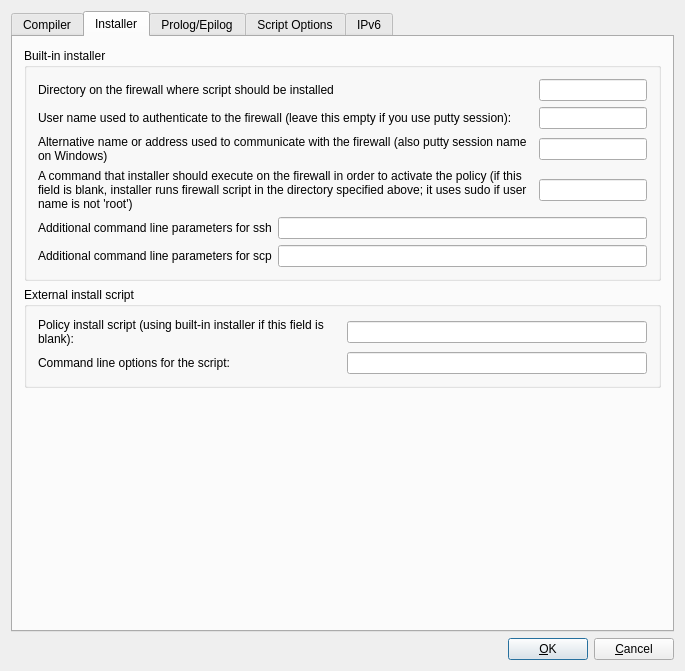
<ui version="4.0" >
 <class>ipfwAdvancedDialog_q</class>
 <widget class="QDialog" name="ipfwAdvancedDialog_q" >
  <property name="geometry" >
   <rect>
    <x>0</x>
    <y>0</y>
    <width>685</width>
    <height>671</height>
   </rect>
  </property>
  <property name="windowTitle" >
   <string>ipfw: advanced settings</string>
  </property>
  <property name="sizeGripEnabled" >
   <bool>false</bool>
  </property>
  <layout class="QGridLayout" >
   <property name="margin" >
    <number>11</number>
   </property>
   <property name="spacing" >
    <number>6</number>
   </property>
   <item row="1" column="0" >
    <layout class="QHBoxLayout" >
     <property name="spacing" >
      <number>6</number>
     </property>
     <property name="margin" >
      <number>0</number>
     </property>
     <item>
      <spacer>
       <property name="orientation" >
        <enum>Qt::Horizontal</enum>
       </property>
       <property name="sizeType" >
        <enum>QSizePolicy::Expanding</enum>
       </property>
       <property name="sizeHint" stdset="0" >
        <size>
         <width>20</width>
         <height>20</height>
        </size>
       </property>
      </spacer>
     </item>
     <item>
      <widget class="QPushButton" name="buttonOk" >
       <property name="text" >
        <string>&amp;OK</string>
       </property>
       <property name="shortcut" >
        <string/>
       </property>
       <property name="autoDefault" >
        <bool>true</bool>
       </property>
       <property name="default" >
        <bool>true</bool>
       </property>
      </widget>
     </item>
     <item>
      <widget class="QPushButton" name="buttonCancel" >
       <property name="text" >
        <string>&amp;Cancel</string>
       </property>
       <property name="shortcut" >
        <string/>
       </property>
       <property name="autoDefault" >
        <bool>true</bool>
       </property>
      </widget>
     </item>
    </layout>
   </item>
   <item row="0" column="0" >
    <widget class="QTabWidget" name="tabWidget" >
     <property name="currentIndex" >
      <number>1</number>
     </property>
     <widget class="QWidget" name="tab" >
      <attribute name="title" >
       <string>Compiler</string>
      </attribute>
      <layout class="QGridLayout" name="gridLayout_4" >
       <item row="0" column="0" colspan="2" >
        <widget class="QLabel" name="compilerLabel" >
         <property name="text" >
          <string>Compiler:</string>
         </property>
         <property name="alignment" >
          <set>Qt::AlignRight|Qt::AlignTrailing|Qt::AlignVCenter</set>
         </property>
         <property name="wordWrap" >
          <bool>false</bool>
         </property>
        </widget>
       </item>
       <item row="0" column="2" >
        <widget class="QLineEdit" name="compiler" >
         <property name="maximumSize" >
          <size>
           <width>32767</width>
           <height>32767</height>
          </size>
         </property>
        </widget>
       </item>
       <item row="1" column="0" colspan="2" >
        <widget class="QLabel" name="compilerArgsLabel" >
         <property name="sizePolicy" >
          <sizepolicy vsizetype="Preferred" hsizetype="Expanding" >
           <horstretch>0</horstretch>
           <verstretch>0</verstretch>
          </sizepolicy>
         </property>
         <property name="text" >
          <string>Command line options for the compiler:</string>
         </property>
         <property name="alignment" >
          <set>Qt::AlignRight|Qt::AlignTrailing|Qt::AlignVCenter</set>
         </property>
         <property name="wordWrap" >
          <bool>false</bool>
         </property>
        </widget>
       </item>
       <item row="1" column="2" >
        <widget class="QLineEdit" name="compilerArgs" >
         <property name="maximumSize" >
          <size>
           <width>32767</width>
           <height>32767</height>
          </size>
         </property>
        </widget>
       </item>
       <item row="2" column="0" colspan="2" >
        <widget class="QLabel" name="textLabel1_5" >
         <property name="sizePolicy" >
          <sizepolicy vsizetype="Preferred" hsizetype="Expanding" >
           <horstretch>0</horstretch>
           <verstretch>0</verstretch>
          </sizepolicy>
         </property>
         <property name="text" >
          <string>Output file name (if left blank, the file name is constructed of the firewall object name and extension ".fw")</string>
         </property>
         <property name="alignment" >
          <set>Qt::AlignVCenter</set>
         </property>
         <property name="wordWrap" >
          <bool>true</bool>
         </property>
        </widget>
       </item>
       <item row="2" column="2" >
        <widget class="QLineEdit" name="outputFileName" >
         <property name="maximumSize" >
          <size>
           <width>32767</width>
           <height>32767</height>
          </size>
         </property>
        </widget>
       </item>
       <item row="3" column="1" >
        <spacer>
         <property name="orientation" >
          <enum>Qt::Vertical</enum>
         </property>
         <property name="sizeType" >
          <enum>QSizePolicy::Fixed</enum>
         </property>
         <property name="sizeHint" stdset="0" >
          <size>
           <width>20</width>
           <height>20</height>
          </size>
         </property>
        </spacer>
       </item>
       <item rowspan="2" row="4" column="0" >
        <spacer>
         <property name="orientation" >
          <enum>Qt::Horizontal</enum>
         </property>
         <property name="sizeType" >
          <enum>QSizePolicy::Fixed</enum>
         </property>
         <property name="sizeHint" stdset="0" >
          <size>
           <width>40</width>
           <height>30</height>
          </size>
         </property>
        </spacer>
       </item>
       <item row="4" column="1" colspan="2" >
        <widget class="QCheckBox" name="ipfw_add_check_state_rule" >
         <property name="sizePolicy" >
          <sizepolicy vsizetype="Fixed" hsizetype="Minimum" >
           <horstretch>0</horstretch>
           <verstretch>0</verstretch>
          </sizepolicy>
         </property>
         <property name="text" >
          <string>Add rule to accept packets matching dynamic rules created for
known sessions on top of the policy (action 'check-state')</string>
         </property>
        </widget>
       </item>
       <item row="5" column="1" colspan="2" >
        <widget class="QCheckBox" name="ipfw_check_shadowing" >
         <property name="sizePolicy" >
          <sizepolicy vsizetype="Fixed" hsizetype="Expanding" >
           <horstretch>0</horstretch>
           <verstretch>0</verstretch>
          </sizepolicy>
         </property>
         <property name="toolTip" >
          <string>Shadowing happens because a rule is a superset of a subsequent rule and any packets potentially matched by the subsequent rule have already been matched by the prior rule.</string>
         </property>
         <property name="text" >
          <string>Detect rule shadowing in policy</string>
         </property>
        </widget>
       </item>
       <item row="6" column="1" colspan="2" >
        <widget class="QCheckBox" name="ipfw_ignore_empty_groups" >
         <property name="sizePolicy" >
          <sizepolicy vsizetype="Fixed" hsizetype="Expanding" >
           <horstretch>0</horstretch>
           <verstretch>0</verstretch>
          </sizepolicy>
         </property>
         <property name="toolTip" >
          <string>If the option is deactivated, compiler treats empty groups as an error and aborts processing the policy. If this option is activated, compiler removes all empty groups from all rule elements. If rule element becomes 'any' after the last empty group has been removed, the whole rule will be ignored. Use this option only if you fully understand how it works!</string>
         </property>
         <property name="text" >
          <string>Ignore empty groups in rules</string>
         </property>
        </widget>
       </item>
       <item rowspan="2" row="7" column="1" colspan="2" >
        <widget class="QCheckBox" name="mgmt_ssh" >
         <property name="text" >
          <string>Always permit ssh access from
the management workstation
with this address:</string>
         </property>
        </widget>
       </item>
       <item row="8" column="2" >
        <widget class="QLineEdit" name="mgmt_addr" >
         <property name="sizePolicy" >
          <sizepolicy vsizetype="Fixed" hsizetype="Expanding" >
           <horstretch>0</horstretch>
           <verstretch>0</verstretch>
          </sizepolicy>
         </property>
         <property name="maximumSize" >
          <size>
           <width>32767</width>
           <height>32767</height>
          </size>
         </property>
        </widget>
       </item>
       <item row="9" column="2" >
        <spacer>
         <property name="orientation" >
          <enum>Qt::Vertical</enum>
         </property>
         <property name="sizeType" >
          <enum>QSizePolicy::Expanding</enum>
         </property>
         <property name="sizeHint" stdset="0" >
          <size>
           <width>20</width>
           <height>40</height>
          </size>
         </property>
        </spacer>
       </item>
      </layout>
     </widget>
     <widget class="QWidget" name="tab1" >
      <attribute name="title" >
       <string>Installer</string>
      </attribute>
      <layout class="QGridLayout" name="gridLayout_3" >
       <item row="0" column="0" >
        <widget class="QGroupBox" name="groupBox2" >
         <property name="title" >
          <string>Built-in installer</string>
         </property>
         <layout class="QGridLayout" name="gridLayout" >
          <item row="0" column="0" >
           <widget class="QLabel" name="label556" >
            <property name="text" >
             <string>Directory on the firewall where script should be installed</string>
            </property>
            <property name="alignment" >
             <set>Qt::AlignLeading|Qt::AlignLeft|Qt::AlignVCenter</set>
            </property>
            <property name="wordWrap" >
             <bool>true</bool>
            </property>
           </widget>
          </item>
          <item row="0" column="1" >
           <widget class="QLineEdit" name="ipfw_fw_dir" >
            <property name="sizePolicy" >
             <sizepolicy vsizetype="Fixed" hsizetype="Fixed" >
              <horstretch>0</horstretch>
              <verstretch>0</verstretch>
             </sizepolicy>
            </property>
           </widget>
          </item>
          <item row="1" column="0" >
           <widget class="QLabel" name="textLabel1_2" >
            <property name="text" >
             <string>User name used to authenticate to the firewall (leave this empty if you use putty session):</string>
            </property>
            <property name="alignment" >
             <set>Qt::AlignLeading|Qt::AlignLeft|Qt::AlignVCenter</set>
            </property>
            <property name="wordWrap" >
             <bool>true</bool>
            </property>
           </widget>
          </item>
          <item row="1" column="1" >
           <widget class="QLineEdit" name="ipfw_user" >
            <property name="sizePolicy" >
             <sizepolicy vsizetype="Fixed" hsizetype="Fixed" >
              <horstretch>0</horstretch>
              <verstretch>0</verstretch>
             </sizepolicy>
            </property>
           </widget>
          </item>
          <item row="2" column="0" >
           <widget class="QLabel" name="textLabel1_3" >
            <property name="text" >
             <string>Alternative name or address used to communicate with the firewall (also putty session name on Windows)</string>
            </property>
            <property name="alignment" >
             <set>Qt::AlignLeading|Qt::AlignLeft|Qt::AlignTop</set>
            </property>
            <property name="wordWrap" >
             <bool>true</bool>
            </property>
           </widget>
          </item>
          <item row="2" column="1" >
           <widget class="QLineEdit" name="altAddress" >
            <property name="sizePolicy" >
             <sizepolicy vsizetype="Fixed" hsizetype="Fixed" >
              <horstretch>0</horstretch>
              <verstretch>0</verstretch>
             </sizepolicy>
            </property>
           </widget>
          </item>
          <item row="3" column="0" >
           <widget class="QLabel" name="textLabel1_4" >
            <property name="text" >
             <string>A command that installer should execute on the firewall in order to activate the policy (if this field is blank, installer runs firewall script in the directory specified above; it uses sudo if user name is not 'root')</string>
            </property>
            <property name="alignment" >
             <set>Qt::AlignVCenter</set>
            </property>
            <property name="wordWrap" >
             <bool>true</bool>
            </property>
           </widget>
          </item>
          <item row="3" column="1" >
           <widget class="QLineEdit" name="activationCmd" >
            <property name="sizePolicy" >
             <sizepolicy vsizetype="Fixed" hsizetype="Fixed" >
              <horstretch>0</horstretch>
              <verstretch>0</verstretch>
             </sizepolicy>
            </property>
           </widget>
          </item>
          <item row="4" column="0" colspan="2" >
           <layout class="QHBoxLayout" >
            <property name="spacing" >
             <number>6</number>
            </property>
            <property name="margin" >
             <number>0</number>
            </property>
            <item>
             <widget class="QLabel" name="textLabel1_7" >
              <property name="text" >
               <string>Additional command line parameters for ssh</string>
              </property>
              <property name="wordWrap" >
               <bool>false</bool>
              </property>
             </widget>
            </item>
            <item>
             <widget class="QLineEdit" name="sshArgs" >
              <property name="sizePolicy" >
               <sizepolicy vsizetype="Fixed" hsizetype="Expanding" >
                <horstretch>0</horstretch>
                <verstretch>0</verstretch>
               </sizepolicy>
              </property>
              <property name="minimumSize" >
               <size>
                <width>300</width>
                <height>0</height>
               </size>
              </property>
             </widget>
            </item>
           </layout>
          </item>
          <item row="5" column="0" colspan="2" >
           <layout class="QHBoxLayout" name="_2" >
            <item>
             <widget class="QLabel" name="textLabel1_8" >
              <property name="text" >
               <string>Additional command line parameters for scp</string>
              </property>
              <property name="wordWrap" >
               <bool>false</bool>
              </property>
             </widget>
            </item>
            <item>
             <widget class="QLineEdit" name="scpArgs" >
              <property name="sizePolicy" >
               <sizepolicy vsizetype="Fixed" hsizetype="Expanding" >
                <horstretch>0</horstretch>
                <verstretch>0</verstretch>
               </sizepolicy>
              </property>
              <property name="minimumSize" >
               <size>
                <width>300</width>
                <height>0</height>
               </size>
              </property>
             </widget>
            </item>
           </layout>
          </item>
         </layout>
        </widget>
       </item>
       <item row="1" column="0" >
        <widget class="QGroupBox" name="groupBox1" >
         <property name="title" >
          <string>External install script</string>
         </property>
         <layout class="QGridLayout" name="gridLayout_2" >
          <item row="0" column="0" >
           <layout class="QHBoxLayout" name="horizontalLayout" >
            <item>
             <widget class="QLabel" name="textLabel5_2" >
              <property name="sizePolicy" >
               <sizepolicy vsizetype="Preferred" hsizetype="Expanding" >
                <horstretch>0</horstretch>
                <verstretch>0</verstretch>
               </sizepolicy>
              </property>
              <property name="text" >
               <string>Policy install script (using built-in installer if this field is blank):</string>
              </property>
              <property name="alignment" >
               <set>Qt::AlignLeading|Qt::AlignLeft|Qt::AlignVCenter</set>
              </property>
              <property name="wordWrap" >
               <bool>true</bool>
              </property>
             </widget>
            </item>
            <item>
             <widget class="QLineEdit" name="installScript" >
              <property name="sizePolicy" >
               <sizepolicy vsizetype="Fixed" hsizetype="Fixed" >
                <horstretch>0</horstretch>
                <verstretch>0</verstretch>
               </sizepolicy>
              </property>
              <property name="minimumSize" >
               <size>
                <width>300</width>
                <height>0</height>
               </size>
              </property>
             </widget>
            </item>
           </layout>
          </item>
          <item row="1" column="0" >
           <layout class="QHBoxLayout" name="horizontalLayout_2" >
            <item>
             <widget class="QLabel" name="textLabel6_2_2" >
              <property name="sizePolicy" >
               <sizepolicy vsizetype="Preferred" hsizetype="Expanding" >
                <horstretch>0</horstretch>
                <verstretch>0</verstretch>
               </sizepolicy>
              </property>
              <property name="text" >
               <string>Command line options for the script:</string>
              </property>
              <property name="alignment" >
               <set>Qt::AlignLeading|Qt::AlignLeft|Qt::AlignVCenter</set>
              </property>
              <property name="wordWrap" >
               <bool>false</bool>
              </property>
             </widget>
            </item>
            <item>
             <widget class="QLineEdit" name="installScriptArgs" >
              <property name="sizePolicy" >
               <sizepolicy vsizetype="Fixed" hsizetype="Fixed" >
                <horstretch>0</horstretch>
                <verstretch>0</verstretch>
               </sizepolicy>
              </property>
              <property name="minimumSize" >
               <size>
                <width>300</width>
                <height>0</height>
               </size>
              </property>
             </widget>
            </item>
           </layout>
          </item>
         </layout>
        </widget>
       </item>
       <item row="2" column="0" >
        <spacer>
         <property name="orientation" >
          <enum>Qt::Vertical</enum>
         </property>
         <property name="sizeType" >
          <enum>QSizePolicy::Expanding</enum>
         </property>
         <property name="sizeHint" stdset="0" >
          <size>
           <width>20</width>
           <height>20</height>
          </size>
         </property>
        </spacer>
       </item>
      </layout>
     </widget>
     <widget class="QWidget" name="tab2" >
      <attribute name="title" >
       <string>Prolog/Epilog</string>
      </attribute>
      <layout class="QGridLayout" >
       <property name="margin" >
        <number>6</number>
       </property>
       <property name="spacing" >
        <number>6</number>
       </property>
       <item row="1" column="0" >
        <widget class="QGroupBox" name="frame147" >
         <property name="title" >
          <string/>
         </property>
         <layout class="QGridLayout" >
          <property name="margin" >
           <number>6</number>
          </property>
          <property name="spacing" >
           <number>6</number>
          </property>
          <item row="2" column="1" >
           <widget class="QPushButton" name="edit_epilog_button" >
            <property name="text" >
             <string>Edit</string>
            </property>
           </widget>
          </item>
          <item row="2" column="0" >
           <spacer>
            <property name="orientation" >
             <enum>Qt::Horizontal</enum>
            </property>
            <property name="sizeType" >
             <enum>QSizePolicy::Expanding</enum>
            </property>
            <property name="sizeHint" stdset="0" >
             <size>
              <width>40</width>
              <height>20</height>
             </size>
            </property>
           </spacer>
          </item>
          <item row="1" column="0" colspan="2" >
           <widget class="QTextEdit" name="epilog_script" />
          </item>
          <item row="0" column="0" colspan="2" >
           <widget class="QLabel" name="textLabel2_2_2" >
            <property name="text" >
             <string>The following commands will be added verbatim after generated configuration</string>
            </property>
            <property name="alignment" >
             <set>Qt::AlignVCenter</set>
            </property>
            <property name="wordWrap" >
             <bool>true</bool>
            </property>
           </widget>
          </item>
         </layout>
        </widget>
       </item>
       <item row="0" column="0" >
        <widget class="QGroupBox" name="frame146" >
         <property name="title" >
          <string/>
         </property>
         <layout class="QGridLayout" >
          <property name="margin" >
           <number>6</number>
          </property>
          <property name="spacing" >
           <number>6</number>
          </property>
          <item row="2" column="0" >
           <spacer>
            <property name="orientation" >
             <enum>Qt::Horizontal</enum>
            </property>
            <property name="sizeType" >
             <enum>QSizePolicy::Expanding</enum>
            </property>
            <property name="sizeHint" stdset="0" >
             <size>
              <width>40</width>
              <height>20</height>
             </size>
            </property>
           </spacer>
          </item>
          <item row="2" column="1" >
           <widget class="QPushButton" name="edit_prolog_button" >
            <property name="text" >
             <string>Edit</string>
            </property>
           </widget>
          </item>
          <item row="0" column="0" >
           <widget class="QLabel" name="textLabel2_2" >
            <property name="text" >
             <string>The following commands will be added verbatim on top of generated configuration</string>
            </property>
            <property name="alignment" >
             <set>Qt::AlignVCenter</set>
            </property>
            <property name="wordWrap" >
             <bool>true</bool>
            </property>
           </widget>
          </item>
          <item row="1" column="0" colspan="2" >
           <widget class="QTextEdit" name="prolog_script" />
          </item>
         </layout>
        </widget>
       </item>
      </layout>
     </widget>
     <widget class="QWidget" name="tab3" >
      <attribute name="title" >
       <string>Script Options</string>
      </attribute>
      <layout class="QGridLayout" >
       <property name="margin" >
        <number>6</number>
       </property>
       <property name="spacing" >
        <number>6</number>
       </property>
       <item rowspan="3" row="2" column="0" >
        <spacer>
         <property name="orientation" >
          <enum>Qt::Horizontal</enum>
         </property>
         <property name="sizeType" >
          <enum>QSizePolicy::Fixed</enum>
         </property>
         <property name="sizeHint" stdset="0" >
          <size>
           <width>40</width>
           <height>70</height>
          </size>
         </property>
        </spacer>
       </item>
       <item row="4" column="1" colspan="2" >
        <widget class="QCheckBox" name="ipfw_manage_virtual_addr" >
         <property name="text" >
          <string>Add virtual addresses for NAT</string>
         </property>
        </widget>
       </item>
       <item row="3" column="1" colspan="2" >
        <widget class="QCheckBox" name="ipfw_configure_interfaces" >
         <property name="text" >
          <string>Configure Interfaces of the firewall machine</string>
         </property>
        </widget>
       </item>
       <item row="2" column="1" colspan="2" >
        <widget class="QCheckBox" name="ipfw_debug" >
         <property name="text" >
          <string>Turn debugging on in generated script</string>
         </property>
        </widget>
       </item>
       <item row="1" column="0" colspan="3" >
        <widget class="QLabel" name="textLabel8" >
         <property name="text" >
          <string>These options enable auxiliary sections in the generated shell script.</string>
         </property>
         <property name="alignment" >
          <set>Qt::AlignVCenter</set>
         </property>
         <property name="wordWrap" >
          <bool>true</bool>
         </property>
        </widget>
       </item>
       <item row="6" column="1" >
        <spacer>
         <property name="orientation" >
          <enum>Qt::Vertical</enum>
         </property>
         <property name="sizeType" >
          <enum>QSizePolicy::Expanding</enum>
         </property>
         <property name="sizeHint" stdset="0" >
          <size>
           <width>20</width>
           <height>230</height>
          </size>
         </property>
        </spacer>
       </item>
       <item row="0" column="2" >
        <spacer>
         <property name="orientation" >
          <enum>Qt::Vertical</enum>
         </property>
         <property name="sizeType" >
          <enum>QSizePolicy::Fixed</enum>
         </property>
         <property name="sizeHint" stdset="0" >
          <size>
           <width>20</width>
           <height>20</height>
          </size>
         </property>
        </spacer>
       </item>
      </layout>
     </widget>
     <widget class="QWidget" name="tab_2" >
      <attribute name="title" >
       <string>IPv6</string>
      </attribute>
      <layout class="QGridLayout" >
       <item row="1" column="0" >
        <widget class="QLabel" name="label_2" >
         <property name="text" >
          <string>The order in which ipv4 and ipv6 rules should be generated:</string>
         </property>
        </widget>
       </item>
       <item row="1" column="1" >
        <spacer>
         <property name="orientation" >
          <enum>Qt::Horizontal</enum>
         </property>
         <property name="sizeHint" stdset="0" >
          <size>
           <width>40</width>
           <height>20</height>
          </size>
         </property>
        </spacer>
       </item>
       <item row="2" column="0" >
        <widget class="QComboBox" name="ipv4before_2" >
         <item>
          <property name="text" >
           <string>IPv4 before IPv6</string>
          </property>
         </item>
         <item>
          <property name="text" >
           <string>IPv6 before IPv4</string>
          </property>
         </item>
        </widget>
       </item>
       <item row="3" column="0" >
        <spacer>
         <property name="orientation" >
          <enum>Qt::Vertical</enum>
         </property>
         <property name="sizeHint" stdset="0" >
          <size>
           <width>20</width>
           <height>40</height>
          </size>
         </property>
        </spacer>
       </item>
      </layout>
     </widget>
    </widget>
   </item>
  </layout>
 </widget>
 <layoutdefault spacing="6" margin="11" />
 <tabstops>
  <tabstop>tabWidget</tabstop>
  <tabstop>compiler</tabstop>
  <tabstop>compilerArgs</tabstop>
  <tabstop>outputFileName</tabstop>
  <tabstop>ipfw_add_check_state_rule</tabstop>
  <tabstop>ipfw_check_shadowing</tabstop>
  <tabstop>ipfw_ignore_empty_groups</tabstop>
  <tabstop>mgmt_ssh</tabstop>
  <tabstop>mgmt_addr</tabstop>
  <tabstop>buttonOk</tabstop>
  <tabstop>buttonCancel</tabstop>
  <tabstop>ipfw_fw_dir</tabstop>
  <tabstop>ipfw_user</tabstop>
  <tabstop>altAddress</tabstop>
  <tabstop>activationCmd</tabstop>
  <tabstop>sshArgs</tabstop>
  <tabstop>installScript</tabstop>
  <tabstop>installScriptArgs</tabstop>
  <tabstop>prolog_script</tabstop>
  <tabstop>edit_prolog_button</tabstop>
  <tabstop>epilog_script</tabstop>
  <tabstop>edit_epilog_button</tabstop>
  <tabstop>ipfw_debug</tabstop>
  <tabstop>ipfw_configure_interfaces</tabstop>
  <tabstop>ipfw_manage_virtual_addr</tabstop>
  <tabstop>ipv4before_2</tabstop>
 </tabstops>
 <resources/>
 <connections>
  <connection>
   <sender>buttonOk</sender>
   <signal>clicked()</signal>
   <receiver>ipfwAdvancedDialog_q</receiver>
   <slot>accept()</slot>
   <hints>
    <hint type="sourcelabel" >
     <x>20</x>
     <y>20</y>
    </hint>
    <hint type="destinationlabel" >
     <x>20</x>
     <y>20</y>
    </hint>
   </hints>
  </connection>
  <connection>
   <sender>buttonCancel</sender>
   <signal>clicked()</signal>
   <receiver>ipfwAdvancedDialog_q</receiver>
   <slot>reject()</slot>
   <hints>
    <hint type="sourcelabel" >
     <x>20</x>
     <y>20</y>
    </hint>
    <hint type="destinationlabel" >
     <x>20</x>
     <y>20</y>
    </hint>
   </hints>
  </connection>
  <connection>
   <sender>edit_epilog_button</sender>
   <signal>clicked()</signal>
   <receiver>ipfwAdvancedDialog_q</receiver>
   <slot>editEpilog()</slot>
   <hints>
    <hint type="sourcelabel" >
     <x>20</x>
     <y>20</y>
    </hint>
    <hint type="destinationlabel" >
     <x>20</x>
     <y>20</y>
    </hint>
   </hints>
  </connection>
  <connection>
   <sender>edit_prolog_button</sender>
   <signal>clicked()</signal>
   <receiver>ipfwAdvancedDialog_q</receiver>
   <slot>editProlog()</slot>
   <hints>
    <hint type="sourcelabel" >
     <x>20</x>
     <y>20</y>
    </hint>
    <hint type="destinationlabel" >
     <x>20</x>
     <y>20</y>
    </hint>
   </hints>
  </connection>
 </connections>
</ui>
